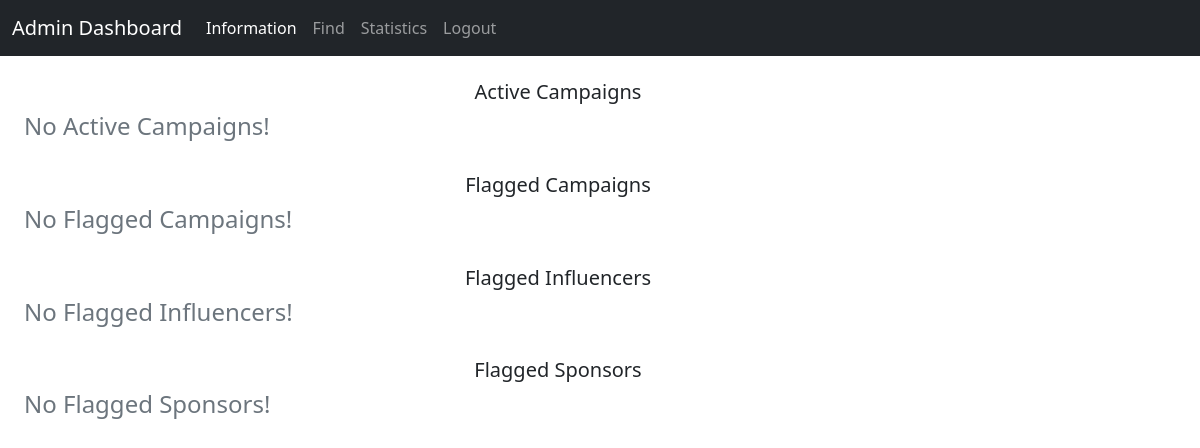
Before: /admin_dashboard with the older database file.
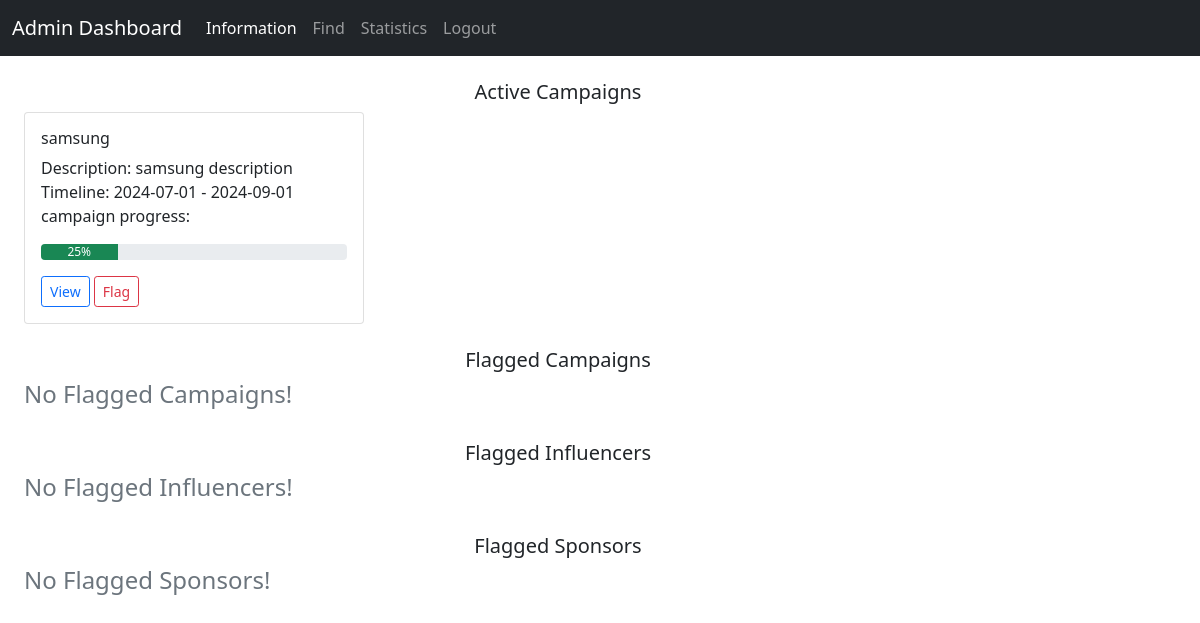
After: the same page with the newer database file.
### backend/models.py (models this page shows)
class Campaign(db.Model):
    __tablename__ = 'campaign'
    id = db.Column(db.Integer, primary_key=True)
    sponsor_id = db.Column(db.Integer, db.ForeignKey('sponsor.id'), nullable=False)
    visibility = db.Column(db.Enum('private', 'public'), default='public', nullable=False)
    title = db.Column(db.String, nullable=False)
    description = db.Column(db.String)
    goal = db.Column(db.String)
    start_date = db.Column(db.Date, nullable=False)
    end_date = db.Column(db.Date, nullable=False)
    budget = db.Column(db.Float, nullable=False)
    flagged = db.Column(db.Boolean, default=False)
    ad_request = db.relationship('Ad_Request', backref='campaign', cascade='all, delete-orphan')

### backend/controllers.py (the view)
@app.route('/admin_dashboard', methods=['GET', 'POST'])
def admin_dashboard():
    return render_template('admin_dashboard.html', active_campaigns=fetch_active_campaigns(), flagged_campaigns=fetch_flagged_campaigns(),
                           flagged_influencers=fetch_flagged_influencers(), flagged_sponsors=fetch_flagged_sponsors())

### backend/controllers.py (called while the page is built)
def fetch_flagged_campaigns():
    campaigns = Campaign.query.filter_by(flagged=True).all()
    flagged_campaigns = {}
    for campaign in campaigns:
        if campaign.id not in flagged_campaigns.keys():
            flagged_campaigns[campaign.id] = {'title': campaign.title, 'description': campaign.description}
    return flagged_campaigns

def fetch_flagged_influencers():
    influencers = Influencer.query.filter_by(flagged=True).all()
    flagged_influencers = {}
    for influencer in influencers:
        if influencer.id not in flagged_influencers.keys():
            flagged_influencers[influencer.id] = {'fname': influencer.first_name, 'lname': influencer.last_name, 'username': influencer.username}
    return flagged_influencers

def fetch_flagged_sponsors():
    sponsors = Sponsor.query.filter_by(flagged=True).all()
    flagged_sponsors = {}
    for sponsor in sponsors:
        if sponsor.id not in flagged_sponsors.keys():
            flagged_sponsors[sponsor.id] = {'fname': sponsor.first_name, 'lname': sponsor.last_name, 'username': sponsor.username}
    return flagged_sponsors

### templates/admin_dashboard.html (shortened to what the changed rows need)
<!DOCTYPE html>
<html lang="en">
<head>
    <link href="https://cdn.jsdelivr.net/npm/bootstrap@5.0.2/dist/css/bootstrap.min.css" rel="stylesheet">
</head>
<body>
    <div id="container">
        <div class="container row">
            <h5 class="text-center"><br>Active Campaigns</h5>
            {% if active_campaigns %}
                {% for key,value in active_campaigns.items() %}
                    <div class="col-sm-4">
                        <div class="card">
                            <div class="card-body">
                                <h6 class="card-title">{{ value.title }}</h6>
                                <p class="card-text">
                                    Description: {{ value.description }}<br>
                                    Timeline: {{ value.start_date }} - {{ value.end_date }}
                                    campaign progress:
                                    <div class="progress">
                                        <div class="progress-bar bg-success" role="progressbar" style="width: 25%" aria-valuenow="25" aria-valuemin="0" aria-valuemax="100">25%</div>
                                    </div>
                                </p>
                                <a href="/campaign_details/{{ key }}" class="btn btn-outline-primary btn-sm">View</a>
                                <button type="button" class="btn btn-outline-danger btn-sm">Flag</button>
                            </div>
                        </div>
                    </div>
                {% endfor %}
            {% else %}
                <h4 class="text-secondary">No Active Campaigns!</h4>
            {% endif %}
        </div>
    </div>
</body>
</html>

Changed rows visible on the page:
added Campaign: title "samsung", description "samsung description", start_date "2024-07-01", end_date "2024-09-01"
Other visible differences:
new list line: "Description: Timeline: - campaign progress: 25% View Flag"
text no longer shown: "No Active Campaigns!"
